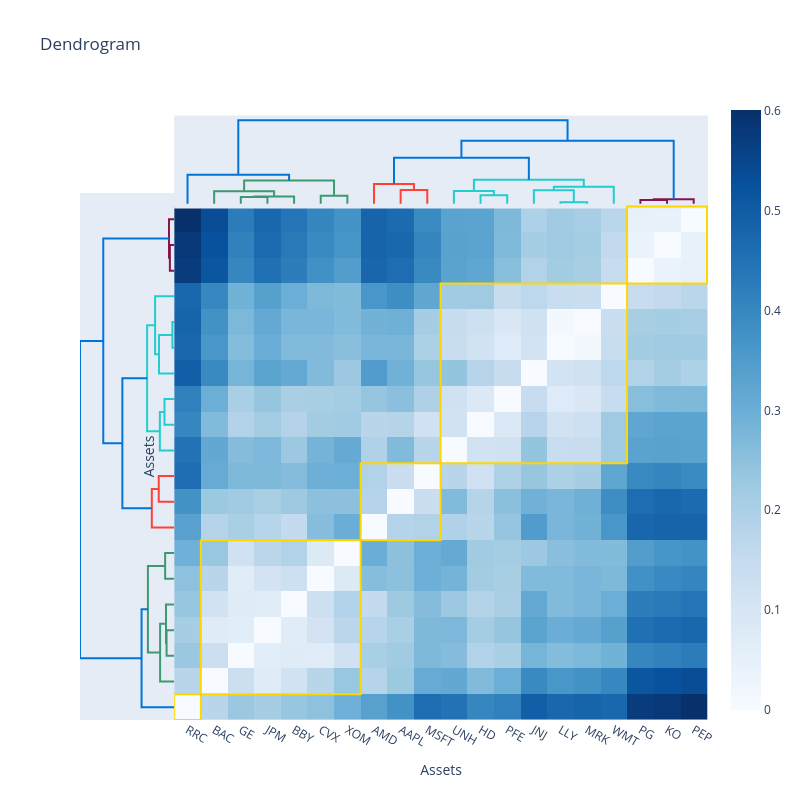

Source (notebook cell):
### Code cell
model4 = HierarchicalRiskParity(
    risk_measure=RiskMeasure.CVAR,
    prior_estimator=FactorModel(),
    portfolio_params=dict(name="HRP-CVaR-Factor-Model"),
)
model4.fit(X_train, y_train)

model4.hierarchical_clustering_estimator_.plot_dendrogram(heatmap=True)

### Figure 1 — Plotly figure (JSON) as saved in the notebook; plotly's stock layout.template omitted (floating-point values rounded to 4 significant figures; data arrays with more than 128 entries replaced by an {"elided": "..."} marker saying what was removed)
{"data": [{"hoverinfo": "text", "marker": {"color": "rgb(61,153,112)"}, "mode": "lines", "type": "scatter", "x": [25, 25, 35, 35], "xaxis": "x", "y": [0, 0.06714, 0.06714, 0], "yaxis": "y2"}, {"hoverinfo": "text", "marker": {"color": "rgb(61,153,112)"}, "mode": "lines", "type": "scatter", "x": [30, 30, 45, 45], "xaxis": "x", "y": [0.06714, 0.07243, 0.07243, 0], "yaxis": "y2"}, {"hoverinfo": "text", "marker": {"color": "rgb(61,153,112)"}, "mode": "lines", "type": "scatter", "x": [15, 15, 37.5, 37.5], "xaxis": "x", "y": [0, 0.1243, 0.1243, 0.07243], "yaxis": "y2"}, {"hoverinfo": "text", "marker": {"color": "rgb(61,153,112)"}, "mode": "lines", "type": "scatter", "x": [55, 55, 65, 65], "xaxis": "x", "y": [0, 0.07996, 0.07996, 0], "yaxis": "y2"}, {"hoverinfo": "text", "marker": {"color": "rgb(61,153,112)"}, "mode": "lines", "type": "scatter", "x": [26.25, 26.25, 60, 60], "xaxis": "x", "y": [0.1243, 0.2317, 0.2317, 0.07996], "yaxis": "y2"}, {"hoverinfo": "text", "marker": {"color": "rgb(0,116,217)"}, "mode": "lines", "type": "scatter", "x": [5, 5, 43.12, 43.12], "xaxis": "x", "y": [0, 0.2877, 0.2877, 0.2317], "yaxis": "y2"}, {"hoverinfo": "text", "marker": {"color": "rgb(255,65,54)"}, "mode": "lines", "type": "scatter", "x": [85, 85, 95, 95], "xaxis": "x", "y": [0, 0.1362, 0.1362, 0], "yaxis": "y2"}, {"hoverinfo": "text", "marker": {"color": "rgb(255,65,54)"}, "mode": "lines", "type": "scatter", "x": [75, 75, 90, 90], "xaxis": "x", "y": [0, 0.1973, 0.1973, 0.1362], "yaxis": "y2"}, {"hoverinfo": "text", "marker": {"color": "rgb(35,205,205)"}, "mode": "lines", "type": "scatter", "x": [115, 115, 125, 125], "xaxis": "x", "y": [0, 0.08568, 0.08568, 0], "yaxis": "y2"}, {"hoverinfo": "text", "marker": {"color": "rgb(35,205,205)"}, "mode": "lines", "type": "scatter", "x": [105, 105, 120, 120], "xaxis": "x", "y": [0, 0.1264, 0.1264, 0.08568], "yaxis": "y2"}, {"hoverinfo": "text", "marker": {"color": "rgb(35,205,205)"}, "mode": "lines", "type": "scatter", "x": [145, 145, 155, 155], "xaxis": "x", "y": [0, 0.01567, 0.01567, 0], "yaxis": "y2"}, {"hoverinfo": "text", "marker": {"color": "rgb(35,205,205)"}, "mode": "lines", "type": "scatter", "x": [135, 135, 150, 150], "xaxis": "x", "y": [0, 0.1339, 0.1339, 0.01567], "yaxis": "y2"}, {"hoverinfo": "text", "marker": {"color": "rgb(35,205,205)"}, "mode": "lines", "type": "scatter", "x": [142.5, 142.5, 165, 165], "xaxis": "x", "y": [0.1339, 0.1685, 0.1685, 0], "yaxis": "y2"}, {"hoverinfo": "text", "marker": {"color": "rgb(35,205,205)"}, "mode": "lines", "type": "scatter", "x": [112.5, 112.5, 153.8, 153.8], "xaxis": "x", "y": [0.1264, 0.2387, 0.2387, 0.1685], "yaxis": "y2"}, {"hoverinfo": "text", "marker": {"color": "rgb(0,116,217)"}, "mode": "lines", "type": "scatter", "x": [82.5, 82.5, 133.1, 133.1], "xaxis": "x", "y": [0.1973, 0.4568, 0.4568, 0.2387], "yaxis": "y2"}, {"hoverinfo": "text", "marker": {"color": "rgb(133,20,75)"}, "mode": "lines", "type": "scatter", "x": [175, 175, 185, 185], "xaxis": "x", "y": [0, 0.03807, 0.03807, 0], "yaxis": "y2"}, {"hoverinfo": "text", "marker": {"color": "rgb(133,20,75)"}, "mode": "lines", "type": "scatter", "x": [180, 180, 195, 195], "xaxis": "x", "y": [0.03807, 0.0461, 0.0461, 0], "yaxis": "y2"}, {"hoverinfo": "text", "marker": {"color": "rgb(0,116,217)"}, "mode": "lines", "type": "scatter", "x": [107.8, 107.8, 187.5, 187.5], "xaxis": "x", "y": [0.4568, 0.625, 0.625, 0.0461], "yaxis": "y2"}, {"hoverinfo": "text", "marker": {"color": "rgb(0,116,217)"}, "mode": "lines", "type": "scatter", "x": [24.06, 24.06, 147.7, 147.7], "xaxis": "x", "y": [0.2877, 0.8303, 0.8303, 0.625], "yaxis": "y2"}, {"hoverinfo": "text", "marker": {"color": "rgb(61,153,112)"}, "mode": "lines", "type": "scatter", "x": [0, -0.06714, -0.06714, 0], "xaxis": "x2", "y": [25, 25, 35, 35], "yaxis": "y"}, {"hoverinfo": "text", "marker": {"color": "rgb(61,153,112)"}, "mode": "lines", "type": "scatter", "x": [-0.06714, -0.07243, -0.07243, 0], "xaxis": "x2", "y": [30, 30, 45, 45], "yaxis": "y"}, {"hoverinfo": "text", "marker": {"color": "rgb(61,153,112)"}, "mode": "lines", "type": "scatter", "x": [0, -0.1243, -0.1243, -0.07243], "xaxis": "x2", "y": [15, 15, 37.5, 37.5], "yaxis": "y"}, {"hoverinfo": "text", "marker": {"color": "rgb(61,153,112)"}, "mode": "lines", "type": "scatter", "x": [0, -0.07996, -0.07996, 0], "xaxis": "x2", "y": [55, 55, 65, 65], "yaxis": "y"}, {"hoverinfo": "text", "marker": {"color": "rgb(61,153,112)"}, "mode": "lines", "type": "scatter", "x": [-0.1243, -0.2317, -0.2317, -0.07996], "xaxis": "x2", "y": [26.25, 26.25, 60, 60], "yaxis": "y"}, {"hoverinfo": "text", "marker": {"color": "rgb(0,116,217)"}, "mode": "lines", "type": "scatter", "x": [0, -0.2877, -0.2877, -0.2317], "xaxis": "x2", "y": [5, 5, 43.12, 43.12], "yaxis": "y"}, {"hoverinfo": "text", "marker": {"color": "rgb(255,65,54)"}, "mode": "lines", "type": "scatter", "x": [0, -0.1362, -0.1362, 0], "xaxis": "x2", "y": [85, 85, 95, 95], "yaxis": "y"}, {"hoverinfo": "text", "marker": {"color": "rgb(255,65,54)"}, "mode": "lines", "type": "scatter", "x": [0, -0.1973, -0.1973, -0.1362], "xaxis": "x2", "y": [75, 75, 90, 90], "yaxis": "y"}, {"hoverinfo": "text", "marker": {"color": "rgb(35,205,205)"}, "mode": "lines", "type": "scatter", "x": [0, -0.08568, -0.08568, 0], "xaxis": "x2", "y": [115, 115, 125, 125], "yaxis": "y"}, {"hoverinfo": "text", "marker": {"color": "rgb(35,205,205)"}, "mode": "lines", "type": "scatter", "x": [0, -0.1264, -0.1264, -0.08568], "xaxis": "x2", "y": [105, 105, 120, 120], "yaxis": "y"}, {"hoverinfo": "text", "marker": {"color": "rgb(35,205,205)"}, "mode": "lines", "type": "scatter", "x": [0, -0.01567, -0.01567, 0], "xaxis": "x2", "y": [145, 145, 155, 155], "yaxis": "y"}, {"hoverinfo": "text", "marker": {"color": "rgb(35,205,205)"}, "mode": "lines", "type": "scatter", "x": [0, -0.1339, -0.1339, -0.01567], "xaxis": "x2", "y": [135, 135, 150, 150], "yaxis": "y"}, {"hoverinfo": "text", "marker": {"color": "rgb(35,205,205)"}, "mode": "lines", "type": "scatter", "x": [-0.1339, -0.1685, -0.1685, 0], "xaxis": "x2", "y": [142.5, 142.5, 165, 165], "yaxis": "y"}, {"hoverinfo": "text", "marker": {"color": "rgb(35,205,205)"}, "mode": "lines", "type": "scatter", "x": [-0.1264, -0.2387, -0.2387, -0.1685], "xaxis": "x2", "y": [112.5, 112.5, 153.8, 153.8], "yaxis": "y"}, {"hoverinfo": "text", "marker": {"color": "rgb(0,116,217)"}, "mode": "lines", "type": "scatter", "x": [-0.1973, -0.4568, -0.4568, -0.2387], "xaxis": "x2", "y": [82.5, 82.5, 133.1, 133.1], "yaxis": "y"}, {"hoverinfo": "text", "marker": {"color": "rgb(133,20,75)"}, "mode": "lines", "type": "scatter", "x": [0, -0.03807, -0.03807, 0], "xaxis": "x2", "y": [175, 175, 185, 185], "yaxis": "y"}, {"hoverinfo": "text", "marker": {"color": "rgb(133,20,75)"}, "mode": "lines", "type": "scatter", "x": [-0.03807, -0.0461, -0.0461, 0], "xaxis": "x2", "y": [180, 180, 195, 195], "yaxis": "y"}, {"hoverinfo": "text", "marker": {"color": "rgb(0,116,217)"}, "mode": "lines", "type": "scatter", "x": [-0.4568, -0.625, -0.625, -0.0461], "xaxis": "x2", "y": [107.8, 107.8, 187.5, 187.5], "yaxis": "y"}, {"hoverinfo": "text", "marker": {"color": "rgb(0,116,217)"}, "mode": "lines", "type": "scatter", "x": [-0.2877, -0.8303, -0.8303, -0.625], "xaxis": "x2", "y": [24.06, 24.06, 147.7, 147.7], "yaxis": "y"}, {"colorscale": [[0, "rgb(247,251,255)"], [0.125, "rgb(222,235,247)"], [0.25, "rgb(198,219,239)"], [0.375, "rgb(158,202,225)"], [0.5, "rgb(107,174,214)"], [0.625, "rgb(66,146,198)"], [0.75, "rgb(33,113,181)"], [0.875, "rgb(8,81,156)"], [1, "rgb(8,48,107)"]], "name": "", "type": "heatmap", "x": [5, 15, 25, 35, 45, 55, 65, 75, 85, 95, 105, 115, 125, 135, 145, 155, 165, 175, 185, 195], "y": [5, 15, 25, 35, 45, 55, 65, 75, 85, 95, 105, 115, 125, 135, 145, 155, 165, 175, 185, 195], "z": {"elided": "20x20 float values"}}], "layout": {"autosize": false, "height": 800, "hovermode": "closest", "shapes": [{"line": {"color": "gold", "width": 2}, "type": "rect", "x0": 10, "x1": 70, "y0": 10, "y1": 70}, {"line": {"color": "gold", "width": 2}, "type": "rect", "x0": 0, "x1": 10, "y0": 0, "y1": 10}, {"line": {"color": "gold", "width": 2}, "type": "rect", "x0": 170, "x1": 200, "y0": 170, "y1": 200}, {"line": {"color": "gold", "width": 2}, "type": "rect", "x0": 70, "x1": 100, "y0": 70, "y1": 100}, {"line": {"color": "gold", "width": 2}, "type": "rect", "x0": 100, "x1": 170, "y0": 100, "y1": 170}], "showlegend": false, "title": {"text": "Dendrogram"}, "width": 800, "xaxis": {"domain": [0.15, 1], "mirror": false, "rangemode": "tozero", "showgrid": false, "showline": false, "showticklabels": true, "tickmode": "array", "ticks": "", "ticktext": ["RRC", "BAC", "GE", "JPM", "BBY", "CVX", "XOM", "AMD", "AAPL", "MSFT", "UNH", "HD", "PFE", "JNJ", "LLY", "MRK", "WMT", "PG", "KO", "PEP"], "tickvals": [5, 15, 25, 35, 45, 55, 65, 75, 85, 95, 105, 115, 125, 135, 145, 155, 165, 175, 185, 195], "title": {"text": "Assets"}, "type": "linear", "zeroline": false}, "xaxis2": {"domain": [0, 0.15], "mirror": false, "showgrid": false, "showline": false, "showticklabels": false, "ticks": "", "zeroline": false}, "yaxis": {"domain": [0, 0.85], "mirror": false, "rangemode": "tozero", "showgrid": false, "showline": false, "showticklabels": false, "ticks": "", "ticktext": ["RRC", "BAC", "GE", "JPM", "BBY", "CVX", "XOM", "AMD", "AAPL", "MSFT", "UNH", "HD", "PFE", "JNJ", "LLY", "MRK", "WMT", "PG", "KO", "PEP"], "tickvals": [5, 15, 25, 35, 45, 55, 65, 75, 85, 95, 105, 115, 125, 135, 145, 155, 165, 175, 185, 195], "title": {"text": "Assets"}, "type": "linear", "zeroline": false}, "yaxis2": {"domain": [0.825, 0.975], "mirror": false, "showgrid": false, "showline": false, "showticklabels": false, "ticks": "", "zeroline": false}}}
